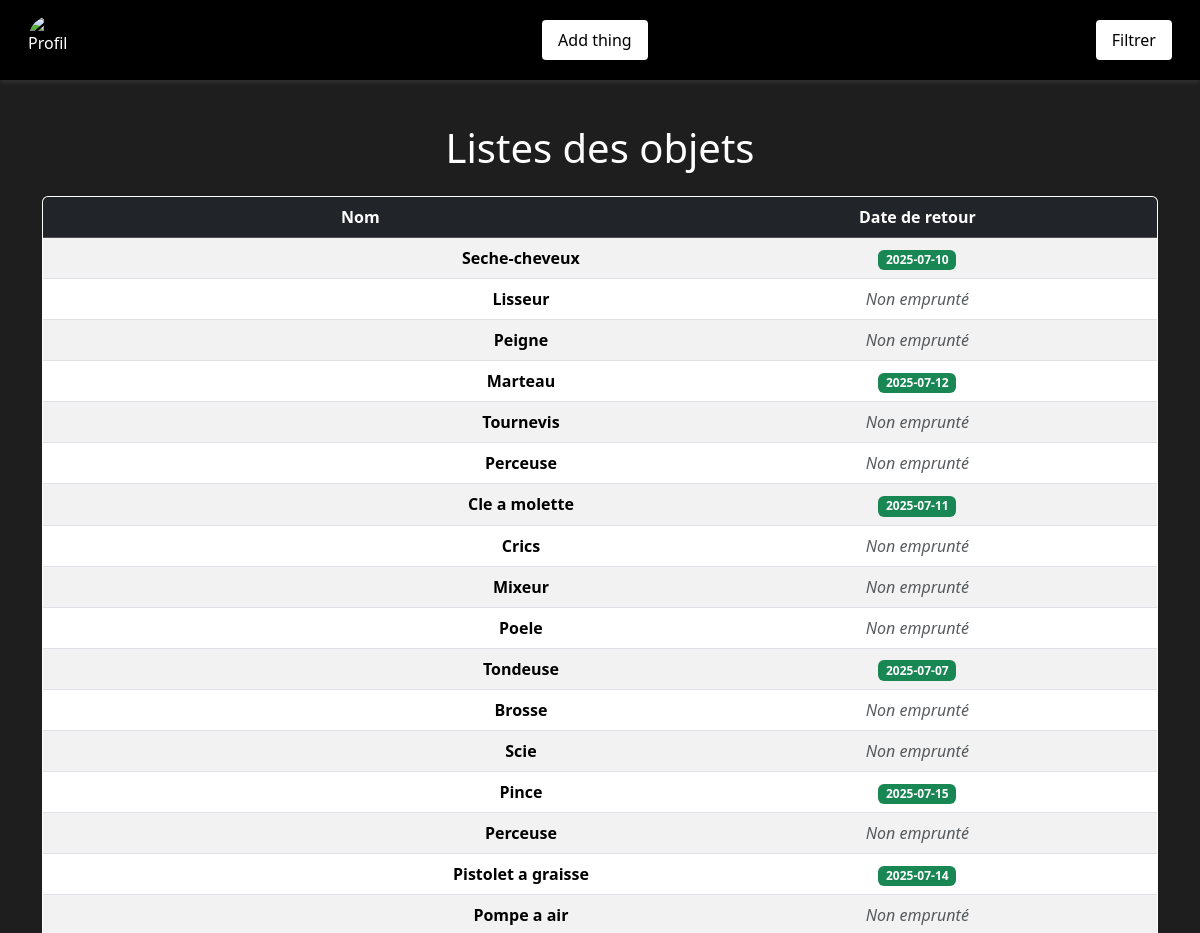
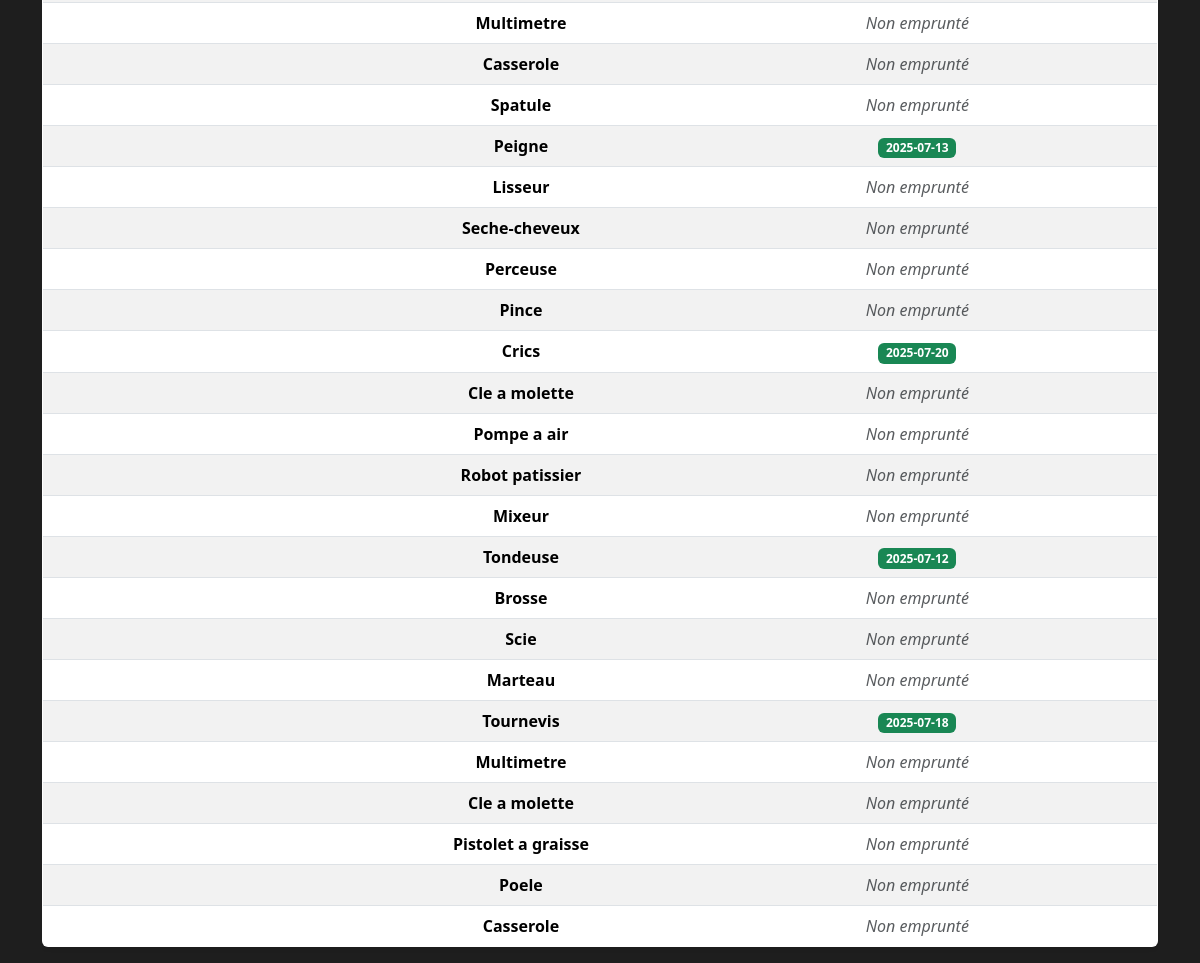
Page /pages/accueil.php on the committed database (2 pictures, top to bottom).
### tables this page shows
create table emprunt_objet(
    id_objet INT AUTO_INCREMENT PRIMARY KEY,
    nom_objet VARCHAR(150),
    id_categorie INT,
    id_membre INT
);

### inc/connection.php (called while the page is built, shortened)
<?php
function dbconnect()
{
    static $connect = null;
    if ($connect === null) {
        $connect = mysqli_connect('localhost', 'root', '', 'emprunt');
        mysqli_set_charset($connect, 'utf8mb4');
    }
    return $connect;
}

### inc/function.php (called while the page is built, shortened)
<?php
require("connection.php");
function getListObject()
{
    $sql = "SELECT * FROM emprunt_objet";
    $request = mysqli_query(dbconnect(), $sql);
    while($response = mysqli_fetch_assoc($request))
    {
        $result[] = $response;
    }
    if(!empty($result))
    {
        return $result;
    }
    return null;
}
function verifieSiEmprunte($id)
{
    $sql = "SELECT date_retour FROM emprunt_v_emprunt_objet WHERE id_objet = '%s'";
    $sql = sprintf($sql, $id);
    $request = mysqli_query(dbconnect(), $sql);
    if(mysqli_num_rows($request) > 0)
    {
        $response = mysqli_fetch_assoc($request);
        return $response['date_retour'];
    }
    return false;
}

### pages/accueil.php (the view, shortened to what this page needs)
<?php
require('../inc/function.php');
$parameters = ["Nom", "Date de retour"];
$objets = getListObject();
?>
<!DOCTYPE html>
<html lang="en">
<head>
    <link rel="stylesheet" href="../assets/bootstrap/css/bootstrap.min.css" />
    <link rel="stylesheet" href="../assets/style/style-accueil.css">
</head>
<body>
    <header>
        <nav class="container-fluid d-flex justify-content-between align-items-center">
            <ul class="d-flex align-items-center mb-0">
                <img src="../assets/image/<?= $_SESSION['pdp']; ?>" alt="Profil">
            </ul>
            <ul>
                <a href="formulaire-objet.php"><button>Add thing</button></a>
            </ul>
            <a href="filtre.php"><button>Filtrer</button></a>
        </nav>
    </header>
    <main>
        <div class="container mt-4">
            <?php if (!empty($objets)) { ?>
                <h1 class="text-center mb-4">Listes des objets</h1>
                <div class="table-responsive">
                    <table class="table table-hover table-striped border rounded overflow-hidden shadow-sm bg-white">
                        <thead class="table-dark text-center">
                            <tr>
                                <?php foreach ($parameters as $param) { ?>
                                    <th><?= $param; ?></th>
                                <?php } ?>
                            </tr>
                        </thead>
                        <tbody class="text-center align-middle">
                            <?php foreach ($objets as $o) { ?>
                                <tr>
                                    <td class="fw-semibold">
                                        <div class="row">
                                            <div class="col">
                                            </div>
                                            <div class="col">
                                                <?= $o['nom_objet']; ?>
                                            </div>
                                        </div>
                                    </td>
                                    <?php $emprunt = verifieSiEmprunte($o['id_objet']); ?>
                                    <td>
                                        <?= $emprunt !== false ? "<span class='badge bg-success'>$emprunt</span>" : "<span class='text-muted fst-italic'>Non emprunté</span>" ?>
                                    </td>
                                </tr>
                            <?php } ?>
                        </tbody>
                    </table>
                </div>
            <?php } ?>
        </div>
    </main>
</body>
</html>

### assets/style/style-accueil.css (style rules this page uses)
body { background-color: #1e1e1e; color: #f8f9fa; padding-top: 100px; }
header { background-color: #000; color: white; position: fixed; top: 0; left: 0; right: 0; z-index: 1030; height: 80px; display: flex; align-items: center; padding: 0 1rem; box-shadow: 0 2px 5px rgba(255, 255, 255, 0.1); }
header nav ul { list-style: none; display: flex; align-items: center; margin: 0; padding: 0; }
header nav ul img { width: 50px; height: 50px; border-radius: 50%; object-fit: cover; margin-right: 1rem; }
header nav a button { margin-left: auto; background-color: white; color: black; border: none; padding: 8px 16px; border-radius: 4px; }
table { width: 100%; color: #000; background-color: white; }
thead { background-color: #f0f0f0; }
tbody tr:nth-child(even) { background-color: #f9f9f9; }
h1 { color: white; }

### rows in the picture
emprunt_objet: nom_objet "Seche-cheveux", emprunt "2025-07-10"
emprunt_objet: nom_objet "Lisseur", shows "Non emprunté"
emprunt_objet: nom_objet "Peigne", shows "Non emprunté"
emprunt_objet: nom_objet "Marteau", emprunt "2025-07-12"
emprunt_objet: nom_objet "Tournevis", shows "Non emprunté"
emprunt_objet: nom_objet "Perceuse", shows "Non emprunté"
emprunt_objet: nom_objet "Cle a molette", emprunt "2025-07-11"
emprunt_objet: nom_objet "Crics", shows "Non emprunté"
emprunt_objet: nom_objet "Mixeur", shows "Non emprunté"
emprunt_objet: nom_objet "Poele", shows "Non emprunté"
emprunt_objet: nom_objet "Tondeuse", emprunt "2025-07-07"
emprunt_objet: nom_objet "Brosse", shows "Non emprunté"
emprunt_objet: nom_objet "Scie", shows "Non emprunté"
emprunt_objet: nom_objet "Pince", emprunt "2025-07-15"
emprunt_objet: nom_objet "Perceuse", shows "Non emprunté"
emprunt_objet: nom_objet "Pistolet a graisse", emprunt "2025-07-14"
emprunt_objet: nom_objet "Pompe a air", shows "Non emprunté"
emprunt_objet: nom_objet "Multimetre", shows "Non emprunté"
emprunt_objet: nom_objet "Casserole", shows "Non emprunté"
emprunt_objet: nom_objet "Spatule", shows "Non emprunté"
emprunt_objet: nom_objet "Peigne", emprunt "2025-07-13"
emprunt_objet: nom_objet "Lisseur", shows "Non emprunté"
emprunt_objet: nom_objet "Seche-cheveux", shows "Non emprunté"
emprunt_objet: nom_objet "Perceuse", shows "Non emprunté"
emprunt_objet: nom_objet "Pince", shows "Non emprunté"
emprunt_objet: nom_objet "Crics", emprunt "2025-07-20"
emprunt_objet: nom_objet "Cle a molette", shows "Non emprunté"
emprunt_objet: nom_objet "Pompe a air", shows "Non emprunté"
emprunt_objet: nom_objet "Robot patissier", shows "Non emprunté"
emprunt_objet: nom_objet "Mixeur", shows "Non emprunté"
emprunt_objet: nom_objet "Tondeuse", emprunt "2025-07-12"
emprunt_objet: nom_objet "Brosse", shows "Non emprunté"
emprunt_objet: nom_objet "Scie", shows "Non emprunté"
emprunt_objet: nom_objet "Marteau", shows "Non emprunté"
emprunt_objet: nom_objet "Tournevis", emprunt "2025-07-18"
emprunt_objet: nom_objet "Multimetre", shows "Non emprunté"
emprunt_objet: nom_objet "Cle a molette", shows "Non emprunté"
emprunt_objet: nom_objet "Pistolet a graisse", shows "Non emprunté"
emprunt_objet: nom_objet "Poele", shows "Non emprunté"
emprunt_objet: nom_objet "Casserole", shows "Non emprunté"

### other values in the picture
$param "Nom"
$param "Date de retour"
